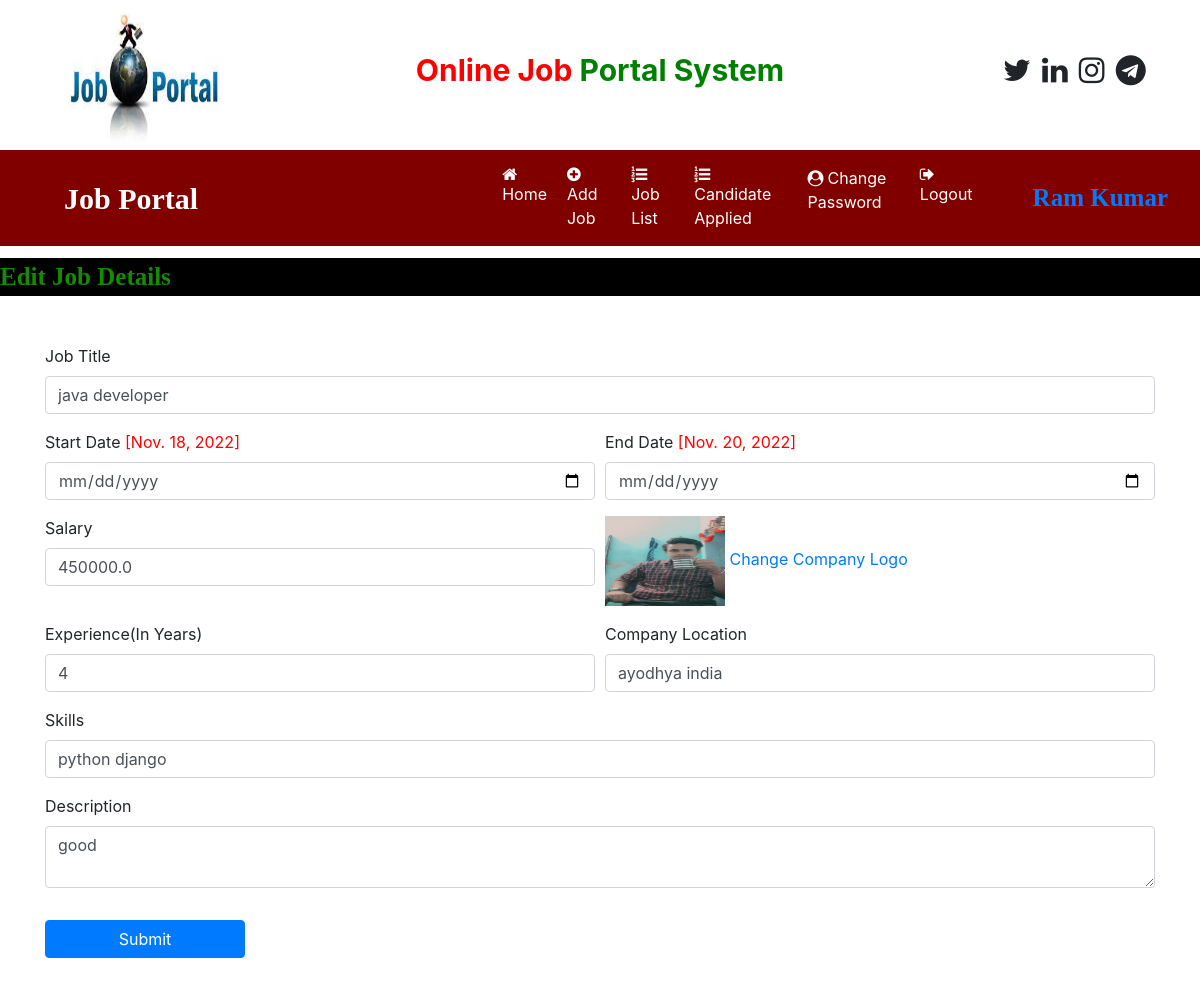
/edit_jobdetail/1 (signed in), run on the app's committed database.
### job/models.py (models this page shows, shortened)
class Job(models.Model):
    recruiter = models.ForeignKey(Recruiter,on_delete=models.CASCADE)
    start_date = models.DateField()
    end_date = models.DateField()
    title = models.CharField(max_length=100)
    salary = models.FloatField(max_length=20)
    image = models.FileField()
    description = models.CharField(max_length=300)
    experience = models.CharField(max_length=50)
    location = models.CharField(max_length=100)
    skills = models.CharField(max_length=100)
    creationdate = models.DateField()

### job/views.py (the view, shortened to what this page needs)
# urls.py: path('edit_jobdetail/<int:pid>',  edit_jobdetail,  name="edit_jobdetail"),
def edit_jobdetail(request,pid):
    if not request.user.is_authenticated:
        return redirect('recruiter_login')
    error = ""
    job = Job.objects.get(id=pid)
    d = {'error':error,'job':job}
    return render(request,'edit_jobdetail.html',d)

### job/templates/edit_jobdetail.html (shortened to what this page needs)
{% load static %}
{% block body %}
{% include 'recruiter_navigation.html' %}
<marquee style="font-family : 'Monotype Corsiva'; font-size:25px ; color : rgb(21, 139, 0) ; background-color : black ;font-weight: bold ; margin-top : 1%">
    Edit Job Details
</marquee>
<form class="container mt-5" method="post" enctype="multipart/form-data">
    <div class="form-row">
        <div class="form-group col-md-12">
            <label>Job Title</label>
            <input type="text" class="form-control" name="jobtitle" value="{{job.title}}" >
        </div>
    </div>
    <div class="form-row">
        <div class="form-group col-md-6">
            <label>Start Date</label> <span style="color: red;"> [{{job.start_date}}]</span>
            <input type="date" class="form-control" name="startdate" >
        </div>
        <div class="form-group col-md-6">
            <label>End Date</label> <span style="color: red;"> [{{job.end_date}}]</span>
            <input type="date" class="form-control" name="enddate" >
        </div>
    </div>
    <div class="form-row">
        <div class="form-group col-md-6">
            <label>Salary</label>
            <input type="text" class="form-control" name="salary" value="{{job.salary}}"  >
        </div>
        <div class="form-group col-md-6">
           <img src="{{job.image.url}}" width="120" height="90"> <a href="{% url 'change_companylogo' job.id %}">Change Company Logo</a>
        </div>
    </div>
    <div class="form-row">
        <div class="form-group col-md-6">
            <label>Experience(In Years)</label>
            <input type="number" class="form-control" name="experience" value="{{job.experience}}" >
        </div>
        <div class="form-group col-md-6">
            <label>Company Location</label>
            <input type="text" class="form-control" name="location" value="{{job.location}}" >
        </div>
    </div>
    <div class="form-row">
        <div class="form-group col-md-12">
            <label>Skills</label>
            <input type="text" class="form-control" name="skills" value="{{job.skills}}" >
        </div>
    </div>
    <div class="form-row">
        <div class="form-group col-md-12">
            <label>Description</label>
            <textarea class="form-control" name="description" required>{{job.description}}</textarea>
        </div>
    </div>
    <input type="submit" value="Submit" class="btn btn-primary my-3" style="width: 200px;">
</form>
{% endblock %}

### job/templates/recruiter_navigation.html (shortened to what this page needs)
<html>
    <head>
        {% load static %}
  <link rel="stylesheet" href="https://cdn.jsdelivr.net/npm/bootstrap@4.6.1/dist/css/bootstrap.min.css">
  <link rel="stylesheet" href="https://cdnjs.cloudflare.com/ajax/libs/font-awesome/4.7.0/css/font-awesome.min.css">
    </head>
    <body>
        <div class="container">
             <div class="row">
                <div class="col-sm-3">
                   <img src="{% static 'images/v1.jpg' %}"  style="width:180px;height:150px"  >
                </div>
                <div class="col-sm-6 mt-5 text-center">
                     <span style="font-weight: bold; font-size : 30px">
                        <span style="color : red">Online Job</span>
                        <span style="color : green">Portal System</span>
                     </span>
                 </div>
                 <div class="col-sm-3 mt-5" style = "padding-left: 10%">
                    <span style="font-weight: bold; font-size: 30px">
                        <span><i class="fa fa-twitter pl-1"></i></span>
                        <span><i class="fa fa-linkedin pl-1"></i></span>
                        <span><i class="fa fa-instagram pl-1"></i></span>
                        <span><i class="fa fa-telegram pl-1"></i></span>
                    </span>
                 </div>
             </div>
        </div>
        <nav class="navbar navbar-expand-sm" style="background-color: maroon">
            <a class="navbar-brand text-white pl-5 font-weight-bold" style="font-family:'Monotype Corsiva'; font-size:30px">Job Portal</a>
            <ul class="navbar-nav">
                <li class="nav-item">
                    <a class="nav-link" href="{% url 'recruiter_home' %}"style='margin-left:280px'><i class="fa fa-home mr-1"></i>Home</a>
                </li>
                <li class="nav-item">
                    <a class="nav-link {% if request.path == '/add_job' %} active {% endif %}" href="{% url 'add_job' %}"><i class="fa fa-plus-circle mr-1"></i>Add Job</a>
                </li>
                <li class="nav-item">
                    <a class="nav-link {% if request.path == '/job_list' %} active {% endif %}" href="{% url 'job_list' %}"><i class="fa fa-list-ol mr-1"></i>Job List</a>
                </li>
                <li class="nav-item">
                    <a class="nav-link {% if request.path == '/applied_candidatelist' %} active {% endif %}" href="{% url 'applied_candidatelist' %}"><i class="fa fa-list-ol mr-1"></i>Candidate Applied</a>
                </li>
                <li class="nav-item">
                    <a class="nav-link {% if request.path == '/change_passwordrecruiter' %} active {% endif %}" href="{% url 'change_passwordrecruiter' %}"><i class="fa fa-user-circle mr-1"></i>Change Password</a>
                </li>
                <li class="nav-item">
                    <a class="nav-link" href="{% url 'Logout' %}"> <i class="fa fa-sign-out mr-1"></i>Logout</a>
                </li>
            </ul>
            <a class="navbar-brand text-chartreuse pl-5 font-weight-bold" style="font-family:'Monotype Corsiva'; font-size:25px">{{request.user.first_name}} {{request.user.last_name}}</a>
        </nav>
    </body>
</html>

### job/templates/recruiter_navigation.html (style rules this page uses)
.nav-link { color: white !important; margin-right: 4px; }

### data on the page
Job: jobtitle "java developer", start_date "Nov. 18, 2022", end_date "Nov. 20, 2022", salary "450000.0", image (picture), experience "4", location "ayodhya india", skills "python django", description "good"

### other printed values
{{ request.user.first_name }} "Ram"
{{ request.user.last_name }} "Kumar"
